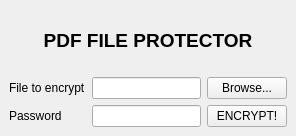
<?xml version="1.0" encoding="UTF-8"?>
<ui version="4.0">
 <class>MainWindow</class>
 <widget class="QMainWindow" name="MainWindow">
  <property name="geometry">
   <rect>
    <x>0</x>
    <y>0</y>
    <width>296</width>
    <height>136</height>
   </rect>
  </property>
  <property name="windowTitle">
   <string>PDF File Protector</string>
  </property>
  <property name="windowOpacity">
   <double>0.900000000000000</double>
  </property>
  <widget class="QWidget" name="centralwidget">
   <layout class="QGridLayout" name="gridLayout_2">
    <item row="0" column="0">
     <layout class="QGridLayout" name="gridLayout">
      <item row="1" column="0">
       <widget class="QLabel" name="label">
        <property name="text">
         <string>File to encrypt</string>
        </property>
       </widget>
      </item>
      <item row="1" column="1">
       <widget class="QLineEdit" name="filepath"/>
      </item>
      <item row="2" column="0">
       <widget class="QLabel" name="label_2">
        <property name="text">
         <string>Password</string>
        </property>
       </widget>
      </item>
      <item row="1" column="2">
       <widget class="QPushButton" name="browse">
        <property name="text">
         <string>Browse...</string>
        </property>
       </widget>
      </item>
      <item row="2" column="2">
       <widget class="QPushButton" name="encrypt">
        <property name="text">
         <string>ENCRYPT!</string>
        </property>
       </widget>
      </item>
      <item row="2" column="1">
       <widget class="QLineEdit" name="password">
        <property name="echoMode">
         <enum>QLineEdit::Password</enum>
        </property>
       </widget>
      </item>
      <item row="0" column="0" colspan="3">
       <widget class="QLabel" name="label_3">
        <property name="font">
         <font>
          <pointsize>14</pointsize>
          <weight>75</weight>
          <bold>true</bold>
         </font>
        </property>
        <property name="text">
         <string>PDF FILE PROTECTOR</string>
        </property>
        <property name="alignment">
         <set>Qt::AlignCenter</set>
        </property>
       </widget>
      </item>
     </layout>
    </item>
   </layout>
  </widget>
 </widget>
 <resources/>
 <connections/>
</ui>
